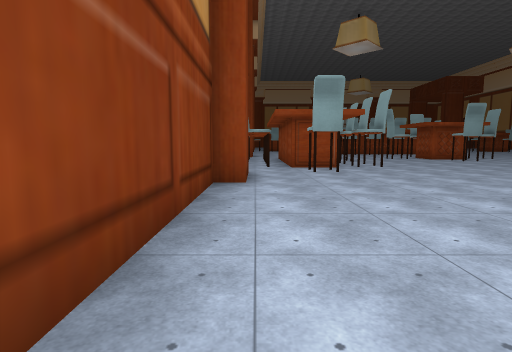
view 1 (above)

24 first-person views from a walk through a 3-D level made in the Unity game engine. The camera is 1.5 m above the floor, tilts 6° down and sees 80° across. The floor is counted in squares, 2 m on a side. Each view is taken from the middle of a square. On the plan, view 1 faces up. The plan holds only what a view shows up to about 10 squares ahead; the rest is blank. The place goes on beyond the plan. Some animated figures are left out. Some surface patterns are stand-ins.

view 2
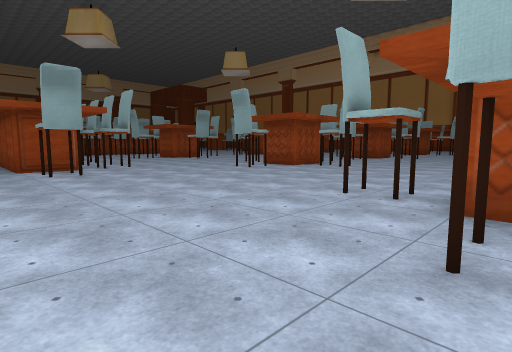

view 3
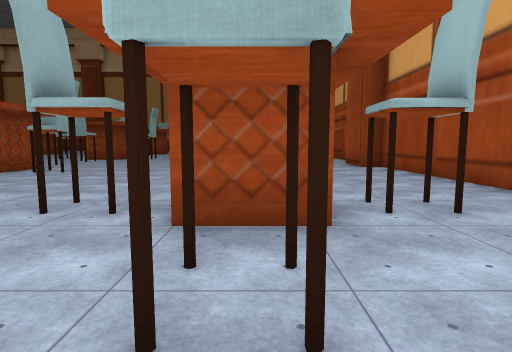

view 4
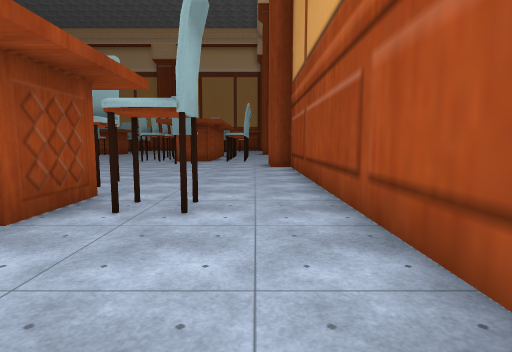

view 5
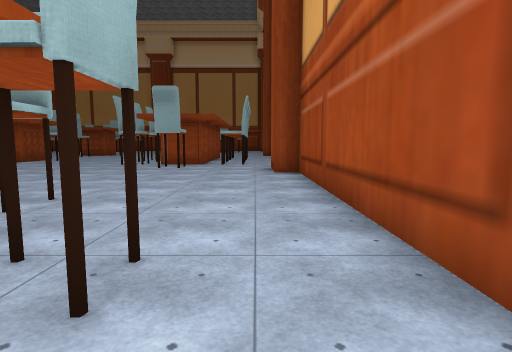

view 6
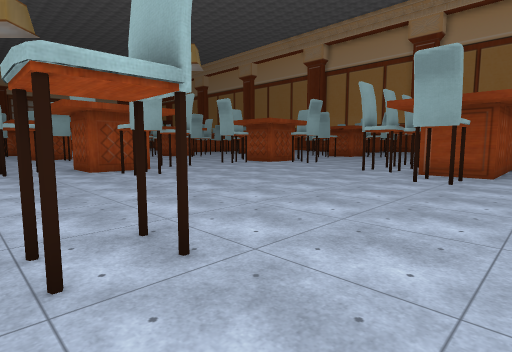

view 7
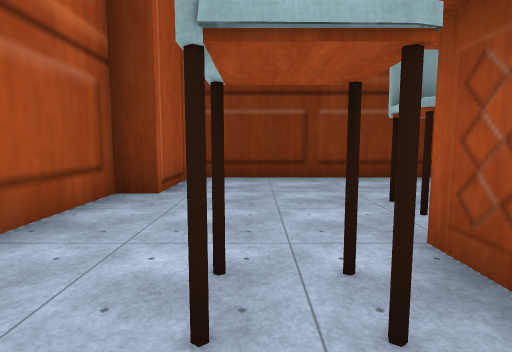

view 8
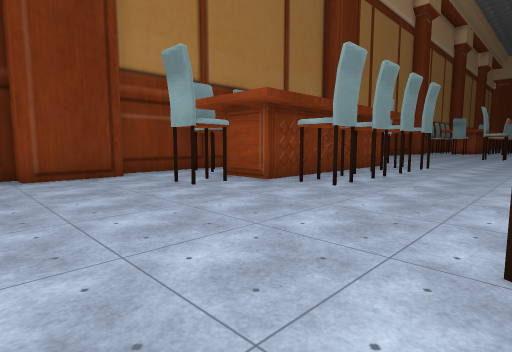

view 9
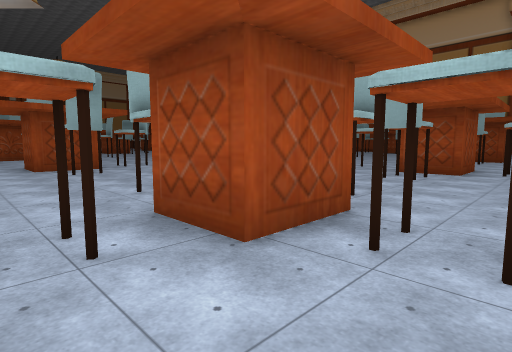

view 10
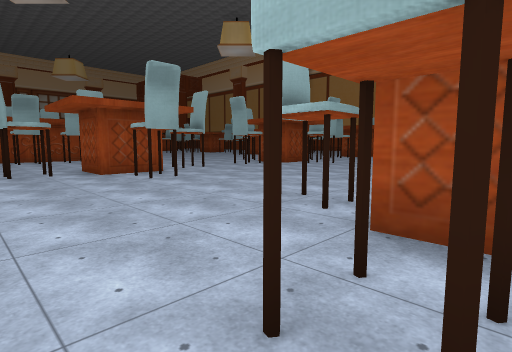

view 11
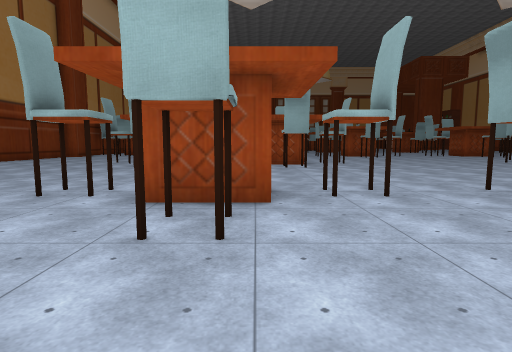

view 12
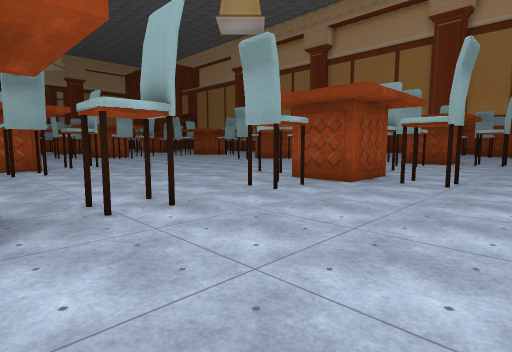

view 13
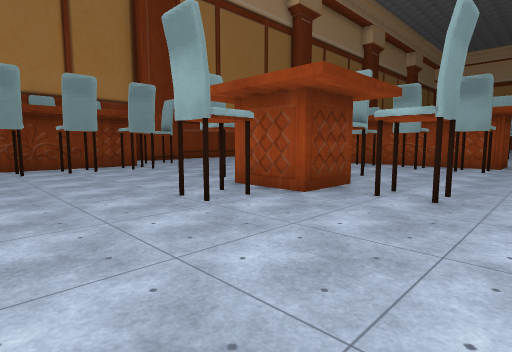

view 14
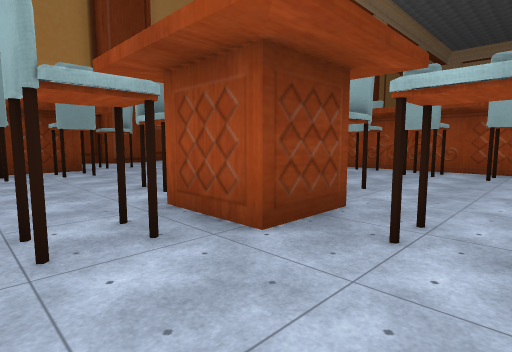

view 15
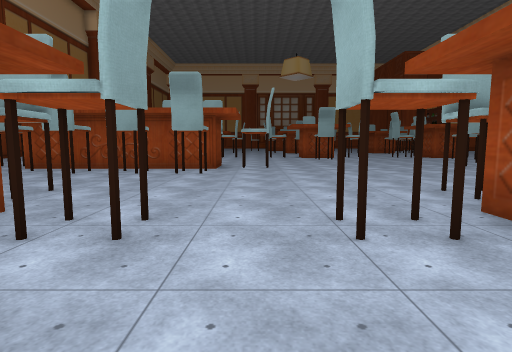

view 16
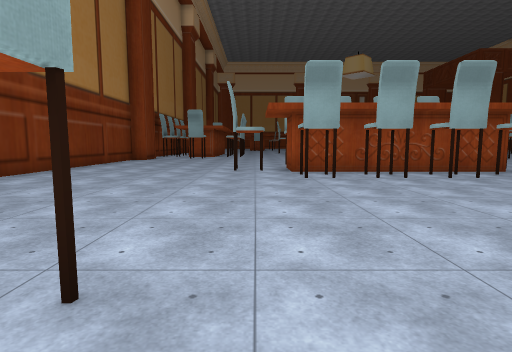

view 17
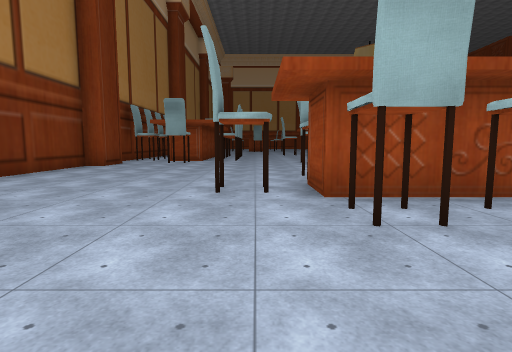

view 18
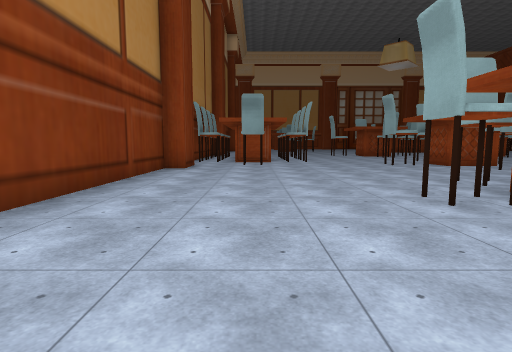

view 19
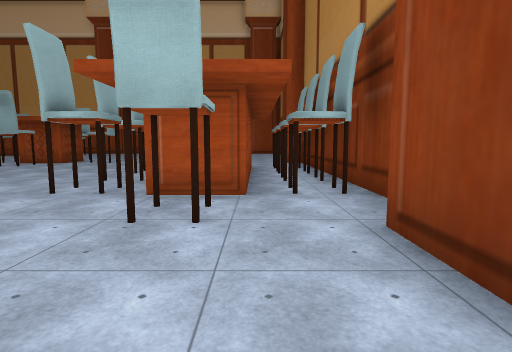

view 20
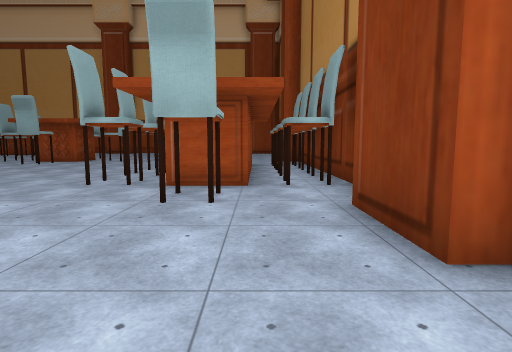

view 21
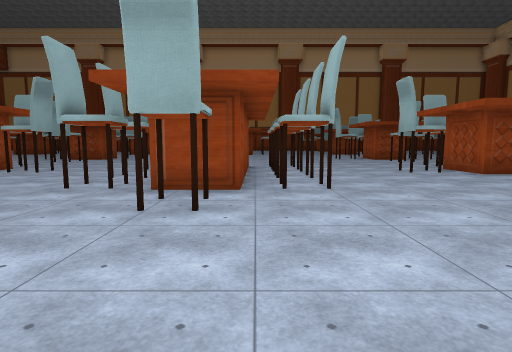

view 22
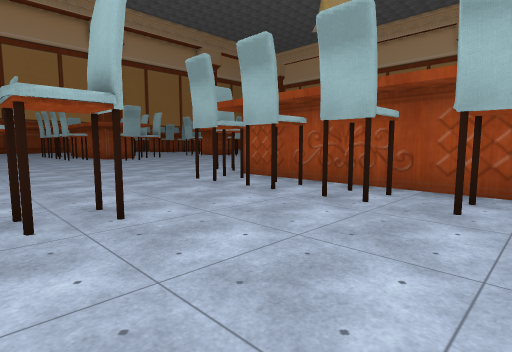

view 23
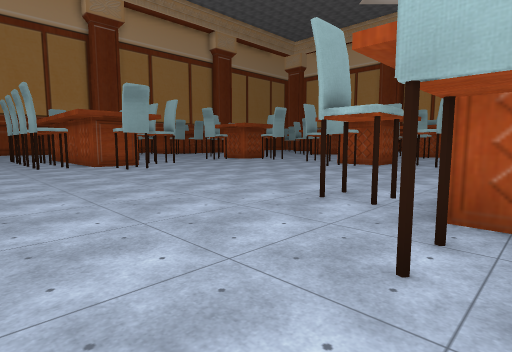

view 24
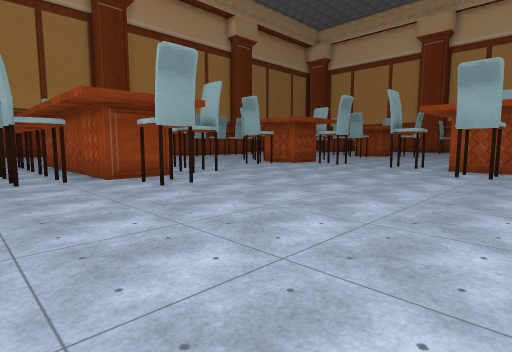

### Floor plan
Key: @ floor where view 1 was taken; # wall or solid block; x gap in a wall; . floor; T thing the floor can be seen under or through.
Columns run from 1 left of view 1 to 27 right of it. Each row starts with its distance up from view 1.
 29 #.........##..
 28 #.........##.....
 27 #...................
 26 #.........................
 25 #.......######.........#xxx
 24 #.......######.........x...##
 23 #.....x######.#.......x#####
 22 #.......###.##.........##
 21 #.......###x##.........##x
 20 #........................
 19 #.......................
 18 #.........##.....##....
 17 #.........TT.....##...
 16 #..x....TTTT##.######.
 15 ##.###..TTTT##.######.#
 14 ##.###....T#.....##.....
 13  #.###....T#.....##.....
 12  #.###............
 11 ##.###..........
 10 ##x###....##...
  9 #..x......##.  ..
  8 #.......####  .###
  7 #.......##### .####
  6 #.........##.....##
  5 #.........##...
  4 #...............
  3 #................
  2 #.....#........###
  1 #.....x........####
  0 #@..x##x......#####
 -1 #....x........#####
 -2 #....#.........
 -3 #..............
 -4 ###.........###
 -5   ###########

Positions as (right, up) in squares from view 1, and headings:
1: (0, 0), facing up
2: (0, 0), facing up-right
3: (1, 0), facing right
4: (1, -3), facing right
5: (3, -3), facing right
6: (6, -2), facing up-right
7: (6, -2), facing left
8: (7, 5), facing up-left
9: (7, 5), facing up-right
10: (6, 7), facing up-right
11: (10, 11), facing up
12: (10, 12), facing up-right
13: (13, 11), facing up-left
14: (12, 13), facing up-left
15: (13, 13), facing up
16: (5, 14), facing up
17: (5, 18), facing up
18: (2, 19), facing up
19: (1, 20), facing down
20: (1, 21), facing down
21: (1, 22), facing right
22: (6, 29), facing down-right
23: (11, 27), facing down-right
24: (15, 26), facing down-right
